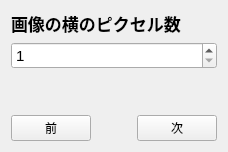
      <widget class="QWidget" name="pageDotPerLine">
       <layout class="QVBoxLayout" name="vLayout_5">
        <item>
         <widget class="QLabel" name="labelTitle_5">
          <property name="font"><font><pointsize>13</pointsize><bold>true</bold></font></property>
          <property name="text"><string>画像の横のピクセル数</string></property>
         </widget>
        </item>
        <item>
         <widget class="QSpinBox" name="spinBoxDotPerLine">
          <property name="font"><font><pointsize>11</pointsize></font></property>
          <property name="minimum"><number>1</number></property>
          <property name="maximum"><number>999999999</number></property>
         </widget>
        </item>
        <item><spacer name="vSpacer_5"><property name="orientation"><enum>Qt::Vertical</enum></property><property name="sizeHint" stdset="0"><size><width>20</width><height>40</height></size></property></spacer></item>
        <item>
         <layout class="QHBoxLayout" name="hNav_5">
          <item><widget class="QPushButton" name="pushButtonPrev_5"><property name="text"><string>前</string></property></widget></item>
          <item><spacer name="hSpacer_5"><property name="orientation"><enum>Qt::Horizontal</enum></property><property name="sizeHint" stdset="0"><size><width>40</width><height>20</height></size></property></spacer></item>
          <item><widget class="QPushButton" name="pushButtonNext_5"><property name="text"><string>次</string></property></widget></item>
         </layout>
        </item>
       </layout>
      </widget>
